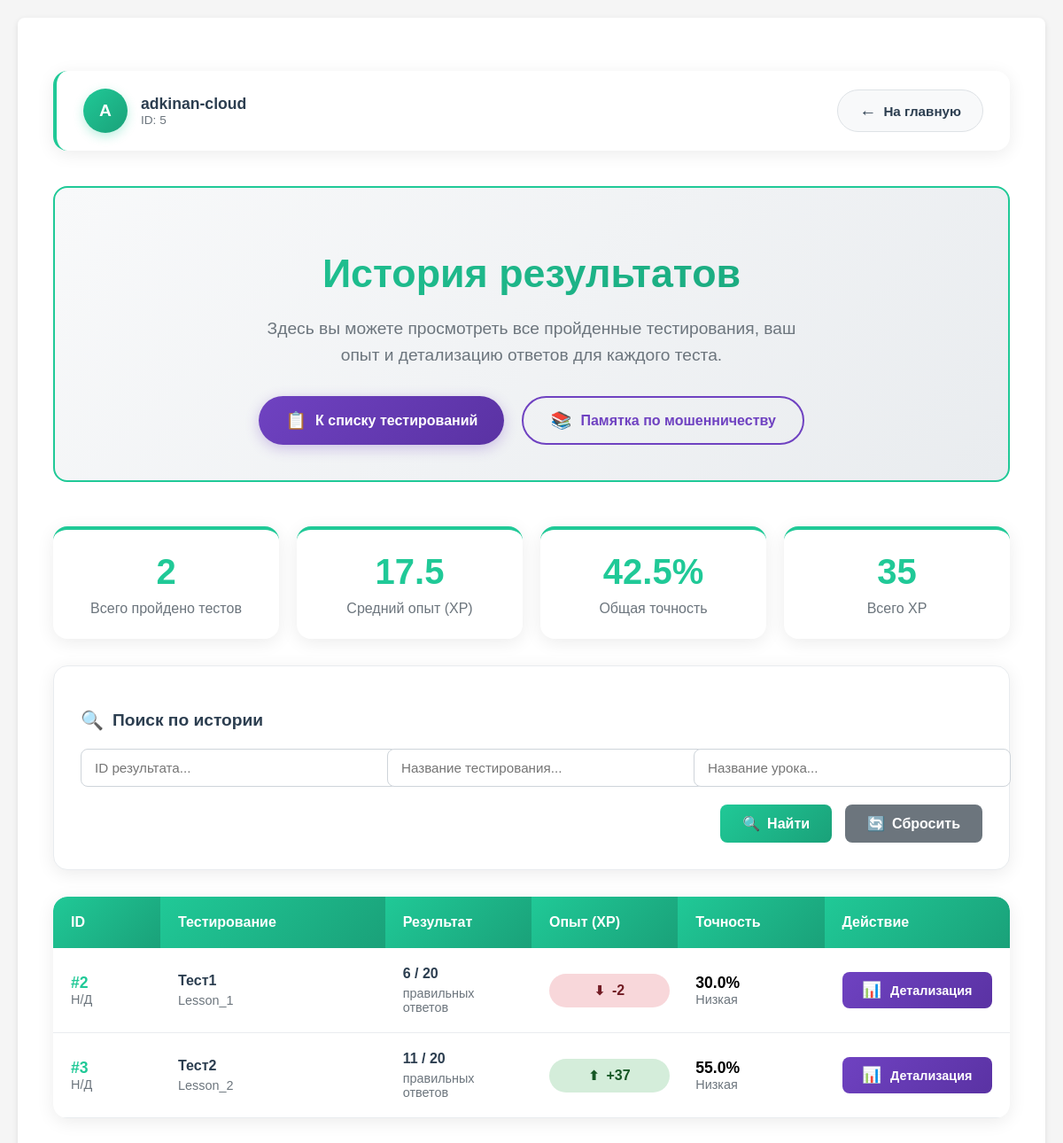
Screenshot of /test_room_preview/history_result (signed in) with the database file from the repository.
### app.py (models this page shows, shortened)
class User(db.Model, UserMixin):
    __tablename__ = 'Users'
    id =  db.Column(db.Integer, primary_key=True)
    username = db.Column(db.String(64), unique=True, nullable=False)
    password_hash = db.Column(db.String(64), nullable=False)
    privileges = db.Column(db.Integer, default = 0)

class Result(db.Model):
    __tablename__ = 'Results'
    id = db.Column(db.Integer, primary_key=True)
    testing_id = db.Column(db.Integer, nullable=False)
    lesson_id = db.Column(db.Integer, nullable=False)
    user_id = db.Column(db.Integer, nullable=False)
    score = db.Column(db.Integer, nullable=False)
    correct_answers_id = db.Column(db.JSON, nullable=False)
    wrong_answers_id = db.Column(db.JSON, nullable=False)

class Testing(db.Model):
    __tablename__ = 'Testings'
    id = db.Column(db.Integer, primary_key=True)
    name = db.Column(db.String(64), unique=True, nullable=False)
    status = db.Column(db.Boolean, nullable=False)
    lesson_id = db.Column(db.Integer, nullable=False)
    group_id = db.Column(db.JSON, nullable=False)

class Lesson(db.Model):
    __tablename__ = 'Lessons'
    id = db.Column(db.Integer, primary_key=True)
    name = db.Column(db.String(64), unique=True, nullable=False)
    time = db.Column(db.Integer, nullable=False)
    price_correct = db.Column(db.Integer, default=1)
    price_wrong = db.Column(db.Integer, default=-1)
    questions = db.Column(db.JSON, nullable=False)

### app.py (the view)
@app.route('/test_room_preview/history_result')
def history_result():
    curent_user = User.query.filter(
        User.username.ilike(session.get('curent_user'))
    ).first()
    if not curent_user:
        return redirect(url_for('login'))
    results = Result.query.filter_by(user_id=curent_user.id).all()
    testing_ids = {r.testing_id for r in results if r.testing_id}
    lesson_ids = {r.lesson_id for r in results if r.lesson_id}
    testings_dict = {}
    if testing_ids:
        testings = Testing.query.filter(Testing.id.in_(testing_ids)).all()
        testings_dict = {t.id: t for t in testings}
    lessons_dict = {}
    if lesson_ids:
        lessons = Lesson.query.filter(Lesson.id.in_(lesson_ids)).all()
        lessons_dict = {l.id: l for l in lessons}
    return render_template('history_result.html',
                           user=curent_user,
                           results=results,
                           testings_dict=testings_dict,
                           lessons_dict=lessons_dict)

### app.py (called while the page is built)
@login_manager.user_loader
def load_user(user_id):
    return User.query.get(int(user_id))

### templates/history_result.html (shortened to what this page needs)
{% extends 'base.html' %}
{% block content %}
<div class="history-container">
    <div class="top-bar">
        <div class="user-info">
            <div class="user-avatar">
                {{ user.username[:1]|upper }}
            </div>
            <div>
                <div class="user-name">{{ user.username }}</div>
                <div class="user-id">ID: {{ user.id }}</div>
            </div>
        </div>
        <a href="{{ url_for('index') }}" class="back-button">
            <span style="font-size: 1.2rem;">←</span>
            На главную
        </a>
    </div>
    <div class="header-section">
        <h1 class="header-title">История результатов</h1>
        <p class="header-subtitle">
            Здесь вы можете просмотреть все пройденные тестирования,
            ваш опыт и детализацию ответов для каждого теста.
        </p>
        <div class="action-buttons">
            <a href="{{ url_for('test_room_preview') }}" class="testing-button">
                <span style="font-size: 1.2rem;">📋</span>
                К списку тестирований
            </a>
            <a href="{{ url_for('test_room_memo') }}" class="memo-button">
                <span style="font-size: 1.2rem;">📚</span>
                Памятка по мошенничеству
            </a>
        </div>
    </div>
    <div class="stats-container">
        <div class="stat-card">
            <div class="stat-value">{{ results|length }}</div>
            <div class="stat-label">Всего пройдено тестов</div>
        </div>
        <div class="stat-card">
            <div class="stat-value">
                {% if results|length > 0 %}
                    {{ (results|map(attribute='score')|sum / results|length)|round(1) }}
                {% else %}
                    0
                {% endif %}
            </div>
            <div class="stat-label">Средний опыт (XP)</div>
        </div>
        <div class="stat-card">
            <div class="stat-value">
                {% if results|length > 0 %}
                    {% set total_correct = results|map(attribute='correct_answers_id')|map('length')|sum %}
                    {% set total_questions = results|map(attribute='correct_answers_id')|map('length')|sum +
                                            results|map(attribute='wrong_answers_id')|map('length')|sum %}
                    {{ ((total_correct / total_questions * 100) if total_questions > 0 else 0)|round(1) }}%
                {% else %}
                    0%
                {% endif %}
            </div>
            <div class="stat-label">Общая точность</div>
        </div>
        <div class="stat-card">
            <div class="stat-value">
                {% if results|length > 0 %}
                    {{ results|map(attribute='score')|sum }}
                {% else %}
                    0
                {% endif %}
            </div>
            <div class="stat-label">Всего XP</div>
        </div>
    </div>
    {% if results|length > 0 %}
    <div class="filters-container">
        <h3 class="filters-title">
            <span style="font-size: 1.3rem;">🔍</span>
            Поиск по истории
        </h3>
        <div class="filters-grid">
            <div>
                <input type="text" id="searchResultID" class="filter-input"
                       placeholder="ID результата...">
            </div>
            <div>
                <input type="text" id="searchTestingName" class="filter-input"
                       placeholder="Название тестирования...">
            </div>
            <div>
                <input type="text" id="searchLessonName" class="filter-input"
                       placeholder="Название урока...">
            </div>
        </div>
        <div class="filter-actions">
            <button type="button" class="filter-btn search-btn" onclick="searchResultsTable()">
                <span style="font-size: 1rem;">🔍</span>
                Найти
            </button>
            <button type="button" class="filter-btn reset-btn" onclick="clearResultsSearch()">
                <span style="font-size: 1rem;">🔄</span>
                Сбросить
            </button>
        </div>
    </div>
    <div class="results-table-container">
        <div class="table-scroll">
            <table class="results-table">
                <thead>
                    <tr>
                        <th style="width: 10%">ID</th>
                        <th style="width: 25%">Тестирование</th>
                        <th style="width: 15%">Результат</th>
                        <th style="width: 15%">Опыт (XP)</th>
                        <th style="width: 15%">Точность</th>
                        <th style="width: 20%">Действие</th>
                    </tr>
                </thead>
                <tbody id="resultsTableBody">
                    {% for result in results %}
                    {% set testing = testings_dict.get(result.testing_id) %}
                    {% set lesson = lessons_dict.get(result.lesson_id) %}
                    <tr class="result-row">
                        <td>
                            <div class="result-id">#{{ result.id }}</div>
                            <div class="date-info">
                                Н/Д
                            </div>
                        </td>
                        <td>
                            {% if testing %}
                                <div class="testing-info">{{ testing.name }}</div>
                            {% else %}
                                <div style="color: #dc3545; font-weight: 600;">
                                    <span style="font-size: 0.9rem;">⚠️</span> Тестирование удалено
                                </div>
                            {% endif %}
                            {% if lesson %}
                                <div class="lesson-info">{{ lesson.name }}</div>
                            {% else %}
                                <div class="lesson-info">Урок удален</div>
                            {% endif %}
                        </td>
                        <td>
                            {% set correct_count = result.correct_answers_id|length if result.correct_answers_id else 0 %}
                            {% set wrong_count = result.wrong_answers_id|length if result.wrong_answers_id else 0 %}
                            {% set total = correct_count + wrong_count %}
                            <div class="testing-info">
                                {{ correct_count }} / {{ total }}
                            </div>
                            <div class="lesson-info">
                                правильных ответов
                            </div>
                        </td>
                        <td>
                            {% if result.score > 0 %}
                                <span class="score-badge score-positive">
                                    <span style="font-size: 0.9rem;">⬆</span>
                                    +{{ result.score }}
                                </span>
                            {% elif result.score < 0 %}
                                <span class="score-badge score-negative">
                                    <span style="font-size: 0.9rem;">⬇</span>
                                    {{ result.score }}
                                </span>
                            {% else %}
                                <span class="score-badge score-neutral">
                                    <span style="font-size: 0.9rem;">↔</span>
                                    {{ result.score }}
                                </span>
                            {% endif %}
                        </td>
                        <td>
                            {% set correct_count = result.correct_answers_id|length if result.correct_answers_id else 0 %}
                            {% set wrong_count = result.wrong_answers_id|length if result.wrong_answers_id else 0 %}
                            {% set total = correct_count + wrong_count %}
                            {% set accuracy = (correct_count / total * 100) if total > 0 else 0 %}
                            <div class="accuracy-cell">
                                {{ accuracy|round(1) }}%
                            </div>
                            <div class="lesson-info">
                                {% if accuracy >= 80 %}
                                    Отлично
                                {% elif accuracy >= 60 %}
                                    Хорошо
                                {% else %}
                                    Низкая
                                {% endif %}
                            </div>
                        </td>
                        <td>
                            <button class="details-button"
                                    onclick="showResultDetails('{{ result.testing_id }}', '{{ result.user_id }}')">
                                <span style="font-size: 1.1rem;">📊</span>
                                Детализация
                            </button>
                        </td>
                    </tr>
                    {% endfor %}
                </tbody>
            </table>
        </div>
    </div>
    {% endif %}
</div>
{% endblock %}
{% set show_footer = False %}

### static/style.css (style rules this page uses)
body { font-family: Arial, sans-serif; margin: 0; padding: 20px; background: #f5f5f5; }
button, .btn { padding: 10px 20px; background: #007bff; color: white; border: none; border-radius: 4px; cursor: pointer; font-size: 1rem; }

### rows the page displays
User: username "A", username "adkinan-cloud", id "5"
Result: id "2", correct_count "6", total "20", score "-2", accuracy "30.0"
Testing: name "Тест1"
Lesson: name "Lesson_1"
Result: id "3", correct_count "11", total "20", score "37", accuracy "55.0"
Testing: name "Тест2"
Lesson: name "Lesson_2"

### other values shown
{{ results|length }} "2"
{{ (results|map(attribute='score')|sum / results|length)|round(1) }} "17.5"
{{ results|map(attribute='score')|sum }} "35"
